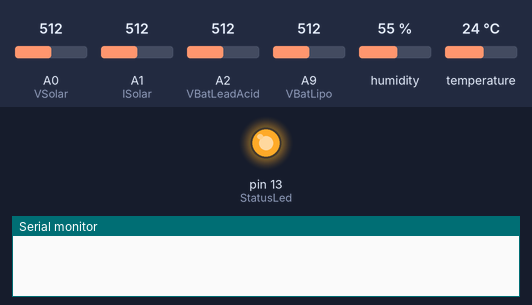
Simulated run of this sketch. Board: Arduino Mega 2560, built with avr-gcc and run on an emulated ATmega2560. On the bench: output pins drawn as LEDs (lit = HIGH), the last lines printed to the serial monitor. Dashed ring = blinking. The inputs (shaded band) are chosen by the test bench; at power-on: A2 (VBatLeadAcid) = 512, A9 (VBatLipo) = 512, A0 (VSolar) = 512, A1 (ISolar) = 512, humidity 55 %, temperature 24 °C. Storage starts empty.

Above: at 0.1 s.
At 10.2 s:
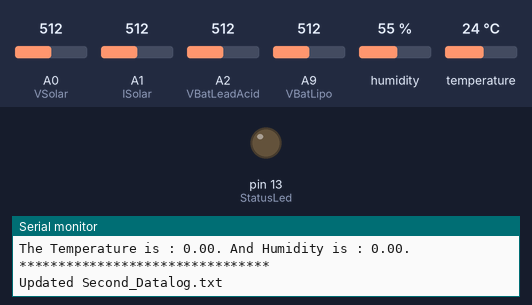
10.3 s: A2 (VBatLeadAcid) set to 395
At 11.0 s:
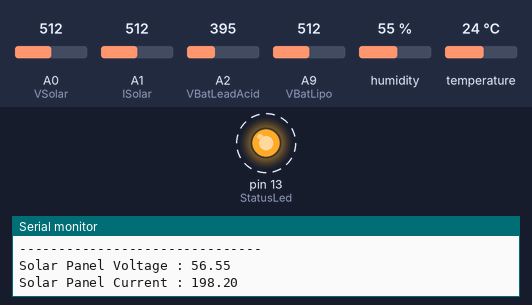
18.0 s: A2 (VBatLeadAcid) set to 371
22.5 s: A9 (VBatLipo) set to 355
Timing chart, 0 to 32.0 s (numbered marks = the images above; inputs shaded):
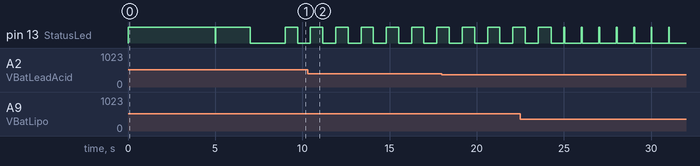

The sketch:

SolarTracker_270wPanelwDatalogging.ino
```cpp
/*------------------------------------------------------------------------------------------------------
                              Author : Evan Richinson aka MrRetupmoc42

Adalogger Solar Panel Power Tracker to SD Card
   Stores Calculated Values from Analog Voltage Input
   Custom RTC Called MTC ( MicroProcessor Time Clock ), Tuned?
   When Charging we Track this Data the Most, Idle Panel Track Every Min ( Track Sun Levels )

   Future Idea's

   Peek Power with MTC Timestamp ( Peek Power Days )
   Eventually wanting to Have this setup run a 1 Axis Tracking

December 30th 2015 : Data Poll, Calculations and Storage
December 31st 2015 : Cleanup of Storage and Started MultiStore
January 1st 2016   : "MTC ( MicroProcessor Time Clock )" and Max Time Values
January 2nd 2016   : Storage Update for MTC, Now MultiStores S,M,H,D and Y,
                      Linerization Added to Calculations, Sleep/Status LED Updated and
                      Started Working on Averages for Miniute Update ( Playing with Arrays )
January 3rd 2016   : Fought With the Adalogger not taking new code.... :(
January 4th 2016   : Reset Fixed Adalogger to take code again...
                      Updated some Logic and Linerization with a Mega (Converted to a 3v3 Analog Pin Controller ),
                      Averaging Code Fails ( Reverted for now but still working on it )

-------------------------------------------------------------------------------------------------------*/

//SD Card Setup and File Delimiters
#include <SPI.h>
#include <SD.h>
  const int chipSelect = 4;
  String dataString = "";
  String Split = "/";
  String End = ".";

#include "DHT.h"

//Pin Setup and Calculation Data
#define StatusLed 13
#define VBatLipo A9
#define VBatLeadAcid A2
#define VSolar A0
#define ISolar A1
#define TempHumidity 6
  DHT dht(TempHumidity, DHT22);

  float MeasuredVBatLipo;
  float MeasuredVBatLeadAcid;
  float MeasureVSolarPanel;
  float MeasureISolarPanel;
  float MeasureWSolarPanel;
  float MeasureTemperature;
  float MeasureHumidity;

  float UnderVBatLipo = 3.300;               //Set Under Voltage Lipo
  float UnderVBatLeadAcid = 10.500;          //Set Under Voltage Lead Acid

  bool LipoUnderChargedVoltage = false;      //
  bool LeadAcidUnderChargedVoltage = false;  //
  bool PanalUnderChargeVoltage = false;      //Cloudy or Night Time?
  bool PanalAtChargeVoltage = false;         //Charging the Battery
  bool PanalOverChargeVoltage = false;       //Sunny But Don't Need to Charge

  bool Debug = false;
  int VoltageOffset = 1;

  //This is the "MTC ( MicroProcessor Time Clock )" Setup
  int StatusFlashTimeOffset = 250;                  //mS, +250mS for LED Flash
  int CalcTimeOffset = (1000 - (StatusFlashTimeOffset + 9)); //mS, The Offset to Correct for a 1 Second Unit of Time

  int SecondCount = -1;      //-1 --> Init Print the Data Lines Names to .TXT
  int MinuteCount = 0;
  int HourCount = 0;
  int DayCount = 0;
  int YearCount = 0;

  //Max Time Values, Changes Size of Capture Arrays
  const int SecondCount_Max = 60;  //60 Sec per Min
  const int MinuteCount_Max = 60; //60 Min per Hour
  const int HourCount_Max = 24;    //24 Hours per Day
  const int DayCount_Max = 365;    //365 Days per Year
  const int YearCount_Max = 10;    //10 Years worth of Logs....

  //Storage Array to Create the Average Values From
  const int dataspots = 4;

  //Array(s)
  //First DataSposts, (LipoBat_V/LeadAcidBat_V/SolarPanel_V/SolarPanel_I/SolarPanel_W/Temperature/Humidity)
  //Second CountperUnitTime, (Min/Hour/Day/Year and Decade?)
  int CapturesperMinuite[dataspots][SecondCount_Max];
  int CapturesperHour[dataspots][MinuteCount_Max];
  int CapturesperDay[dataspots][HourCount_Max];
  int CapturesperYear[dataspots][DayCount_Max];
//int CapturesperDecade[dataspots][YearCount_Max];

  //Array(s) of Averages
  ///First DataSposts, (LipoBat_V/LeadAcidBat_V/SolarPanel_V/SolarPanel_I/SolarPanel_W/Temperature/Humidity)
  int MinuiteAverage[dataspots];
  int HourAverage[dataspots];
  int DayAverage[dataspots];
  int YearAverage[dataspots];

  //Averaging Counts
  int MinAveragingValue = 0;

//Peek Values ( Dunno Yet )


//---------------------------------------------------------------------------------------------------------------------------------------

void setup() {
  pinMode(StatusLed, OUTPUT);
  Serial.begin(9600);
  dht.begin();

  digitalWrite(StatusLed, HIGH);
  delay(5000);
  digitalWrite(StatusLed, LOW);

  if (Serial) Serial.println("Full Mode Initialiazation");
    if (!SD.begin(chipSelect)) {
      if (Serial) Serial.println("Card failed, or not present");
      return;
    }
  if (Serial) Serial.println("Card Save Enabled.");

  digitalWrite(StatusLed, HIGH);
  delay(2000);
  digitalWrite(StatusLed, LOW);
  delay(2000);
}

//-------------------------------------------------------------------------------------------------------------------------------------

void loop() {
  //Start Indication of a Poll
  digitalWrite(StatusLed, HIGH);
  delay(StatusFlashTimeOffset);

  //Grab Values from Analog Input
  MeasuredVBatLipo = analogRead(VBatLipo);
  MeasuredVBatLeadAcid = analogRead(VBatLeadAcid);
  MeasureVSolarPanel = analogRead(VSolar);
  MeasureISolarPanel = analogRead(ISolar);

  //Adafruit says to poll every 2 seconds or more.... what will 1 second do? break it?
  if (SecondCount%2 == 0) {
    MeasureTemperature = dht.readTemperature(); //30;//
    MeasureHumidity = dht.readHumidity(); //40;//
  }


  //Calculate to Correct Values
  //Internal Resistor Divider Setup 2x
  MeasuredVBatLipo *= 2; //Resistor Divider Inside is 2x
  MeasuredVBatLipo *= 3.3; //WORKS Convert to Voltage of Board
  MeasuredVBatLipo /= 1024; //WORKS Convert the Counts per Voltage
  MeasuredVBatLipo *= 1.01; //% Error Offset


  //External Resistor Divider Setup 4x
  //  Counts > Readout = Correction ( int to V ), 3.3v / 1024 = 3.22mV per Step
    //584    --> 10.73v
    //635    --> 11.69v
    //737    --> 13.59v
  MeasuredVBatLeadAcid *= (0.01868 * (5 / 3.3)); //m, Tuned with a Mega, 5v per Analog Pin not 3v3...
  MeasuredVBatLeadAcid -= 0.1783; //b


  //External Autopilot 50V 180A Version
    //50V/180A = 63.69mV / Volt, 18.30mV / Amp.
    //3.3v / 1024 = 3.22mV per Step

  //Solar Panel Voltage ( With Lineraization )
    //63.69mV / Volt / 3.22 = 19.7795
  //  Counts > Readout = Correction ( int to V ), 3.3v / 1024 = 3.22mV per Step
    //0    --> 00.00v
    //310  --> 22.60v
  MeasureVSolarPanel *= (0.07290 * (5 / 3.3)); //m, Tuned with a Mega, 5v per Analog Pin not 3v3...
  //MeasureVSolarPanel += 0; //b

  //Solar Panel Current ( With Lineraization )
    //18.30mV / Amp / 3.22 = 5.6832
  //  Counts > Readout = Correction ( int to I ), 3.3v / 1024 = 3.22mV per Step
    //3    --> 01.30a
    //45   --> 12.00a
  MeasureISolarPanel *= (0.2548 * (5 / 3.3)); //m, Tuned with a Mega, 5v per Analog Pin not 3v3...
  MeasureISolarPanel += 0.5357; //b


  //Panel Wattage Calulation ( Simple )
  MeasureWSolarPanel = MeasureVSolarPanel * MeasureISolarPanel;


  //Logic Statements ---------------------------------------------------------------------------------------------------------------------

  if (MeasuredVBatLipo <= UnderVBatLipo) LipoUnderChargedVoltage = true;
  else LipoUnderChargedVoltage = false;

  if (MeasuredVBatLeadAcid <= UnderVBatLeadAcid) LeadAcidUnderChargedVoltage = true;
  else {
    LeadAcidUnderChargedVoltage = false;
  }

  if (MeasureVSolarPanel < (MeasuredVBatLeadAcid - VoltageOffset)) {
    PanalUnderChargeVoltage = true;
    PanalAtChargeVoltage = false;
    PanalOverChargeVoltage = false;
  }
  else if(MeasureVSolarPanel >= (MeasuredVBatLeadAcid + VoltageOffset) && MeasureVSolarPanel <= (MeasuredVBatLeadAcid - VoltageOffset)) {
    PanalUnderChargeVoltage = false;
    PanalAtChargeVoltage = true;
    PanalOverChargeVoltage = false;
  }
  else if (MeasureVSolarPanel > (MeasuredVBatLeadAcid + VoltageOffset)) {
    PanalUnderChargeVoltage = false;
    PanalAtChargeVoltage = false;
    PanalOverChargeVoltage = true;
  }
  if (MeasureVSolarPanel <= 0  || MeasureVSolarPanel <= 0 && LeadAcidUnderChargedVoltage) {
    PanalUnderChargeVoltage = false;
    PanalAtChargeVoltage = false;
    PanalOverChargeVoltage = false;
  }


  //Serial Out the Values ------------------------------------------------------------------------------------------------------------------
  if (Serial) {
    Serial.println("");
    Serial.println("********************************");
    Serial.print("Lipo Bat Voltage : " );
    Serial.println(MeasuredVBatLipo);
      if(LipoUnderChargedVoltage) Serial.println("Lipo Backup is Under Charged, Sleeping");
      else Serial.println("Lipo Backup is Good to GO");
    Serial.println("-------------------------------");
    Serial.print("Lead Acid Bat Voltage : " );
    Serial.println(MeasuredVBatLeadAcid);
      if(LeadAcidUnderChargedVoltage) Serial.println("LeadAcid Backup is Under Charged...");
      else if(MeasureISolarPanel > 0 && !LeadAcidUnderChargedVoltage) Serial.println("LeadAcid Backup is Charging");
      else Serial.println("LeadAcid Backup is Ready");
    Serial.println("-------------------------------");
    Serial.print("Solar Panel Voltage : " );
    Serial.println(MeasureVSolarPanel);
    Serial.print("Solar Panel Current : " );
    Serial.println(MeasureISolarPanel);
    Serial.print("Solar Panel Wattage : " );
    Serial.println(MeasureWSolarPanel);
      if(PanalUnderChargeVoltage) Serial.println("Not Enough Voltage to Charge");
      else if(PanalAtChargeVoltage) Serial.println("Voltage at Charge Level");
      else if(PanalOverChargeVoltage) Serial.println("Ready to Charge / Done Charging Backup Battery");
      else Serial.println("No Solar Panel Found");
    Serial.println("-------------------------------");
    Serial.println("The Temperature is : " + String(MeasureTemperature) + ". And Humidity is : " + String(MeasureHumidity) + ".");
    Serial.println("********************************");
  }

  //Datalog Spreadsheet Setup ------------------------------------------------------------------------------------------------------------------

  if(SecondCount < 0) { //Startup Print Values?
  //Datalog Spreadsheet Setup
  dataString = "Year" + Split + "Day" + Split + "Hour" + Split + "Minute" + Split +
      "Second" + Split + "LipoBat_V" + Split + "LeadAcidBat_V" + Split + "SolarPanel_V" + Split +
      "SolarPanel_I" + Split + "SolarPanel_W" + Split + "Temperature" + Split + "Humidity" + End;
  }
  else { //Normal Operation
  //Storage Array :   Year,                       Day,                       Hour,                       Minute,
  dataString = String(YearCount) + Split + String(DayCount) + Split + String(HourCount) + Split + String(MinuteCount) + Split +
    //     Second,                       LipoBat_V,                         LeadAcidBat_V,                         SolarPanel_V,
    String(SecondCount) + Split + String(MeasuredVBatLipo) + Split + String(MeasuredVBatLeadAcid) + Split + String(MeasureVSolarPanel) + Split +
    //     SolarPanel_I,                        SolarPanel_W,                        Temperature,                         Humidity.
    String(MeasureISolarPanel) + Split + String(MeasureWSolarPanel) + Split + String(MeasureTemperature) + Split + String(MeasureHumidity) + End;
  }

  //Datalog All Values to One File for Second Based Updates
  if (SecondCount < SecondCount_Max) { //Second Tick Capture
    //Save Data we Captured to File
    File datalogFile_Sec = SD.open("sec.txt", FILE_WRITE);

    if (datalogFile_Sec) {
      datalogFile_Sec.println(dataString);
      datalogFile_Sec.close();
      if (Serial) Serial.println("Updated Second_Datalog.txt");
      if (Serial && Debug) Serial.println(dataString);
    }
    else if (Serial) Serial.println("Error Opening Second_Datalog.txt");
/*
    //Save to the Array for Averaging Later
    CapturesperMinuite[0][SecondCount] = MeasuredVBatLipo; //Dataspot Save x value
    CapturesperMinuite[1][SecondCount] = MeasuredVBatLeadAcid; //Dataspot Save x value
    CapturesperMinuite[2][SecondCount] = MeasureVSolarPanel; //Dataspot Save x value
    CapturesperMinuite[3][SecondCount] = MeasureISolarPanel; //Dataspot Save x value
    CapturesperMinuite[4][SecondCount] = MeasureWSolarPanel; //Dataspot Save x value
    CapturesperMinuite[5][SecondCount] = MeasureTemperature; //Dataspot Save x value
    CapturesperMinuite[6][SecondCount] = MeasureHumidity; //Dataspot Save x value

    MinAveragingValue += 1;
    */
  }

  //End Data Poll ------------------------------------------------------------------------------------------
  digitalWrite(StatusLed, LOW);

  if (MeasureISolarPanel > 0 && PanalAtChargeVoltage && !LipoUnderChargedVoltage || MeasureISolarPanel > 0 && PanalOverChargeVoltage && !LipoUnderChargedVoltage || PanalAtChargeVoltage && !LipoUnderChargedVoltage) {
    delay(CalcTimeOffset); //Should be Charging, Watch this Data Closely
    SecondCount += 1;
  }
  else if (PanalOverChargeVoltage && !LipoUnderChargedVoltage) {
    delay(CalcTimeOffset); //Whats the Sun Levels Like?
    EndDelay(4);
    SecondCount += 5;
  }
  else if (PanalUnderChargeVoltage && !LipoUnderChargedVoltage) {
    delay(CalcTimeOffset); //Still want to know what the sun levels are like when low
    EndDelay(14);
    SecondCount += 14;
  }
  else if (!PanalUnderChargeVoltage && !PanalAtChargeVoltage && !PanalOverChargeVoltage && !LipoUnderChargedVoltage) {
    delay(CalcTimeOffset); //5min, 1s Datalog Feed if not Charging and Above 0V ( Cloudy / Night Mode )
    EndDelay(29);
    SecondCount += 30;
  }
  else {
    delay(CalcTimeOffset);  //I Dunno what the stare of the System is...
    EndDelay(59);
    SecondCount += SecondCount_Max;
  }


  //Set Some Loosed Based MTC Time for Graphing / Keeping Time
  if (SecondCount >= SecondCount_Max) { //Minute Update, Second Reset
    SecondCount -= SecondCount_Max;
    MinuteCount += 1;
/*
    //DataLog Values to the Minute Based File
    //Average Min Values
    for(int i = 0; i < dataspots; i++) {
      for(int j = 0; j < SecondCount_Max; i++) {
        MinuiteAverage[i] += CapturesperMinuite[i][j]; //Save all Values to Average Array
        CapturesperMinuite[i][j] = 0; //Clean out the Sec Average Array ( Don't Dirty up the Averages Later )
      }
      MinuiteAverage[i] = MinuiteAverage[i] / MinAveragingValue; //Make the Average the Average... ( Only Works if Data is Every Second... )
    }
    MinAveragingValue = 0; // Reset the Average

    //Average String Setup
    String MinAveragedataString = String(MinuiteAverage[0]) + Split + String(MinuiteAverage[1]) + Split + String(MinuiteAverage[2]) + Split +
      String(MinuiteAverage[3]) + Split + String(MinuiteAverage[4]) + Split + String(MinuiteAverage[5]) + Split + String(MinuiteAverage[6]) + Split + "Average" + End;
*/
    //Save Data we Captured to File
    File datalogFile_Min = SD.open("min.txt", FILE_WRITE);
    if (datalogFile_Min) {
      datalogFile_Min.println(dataString);
      //datalogFile_Min.println(MinAveragedataString);
      datalogFile_Min.close();
      if (Serial) {
        Serial.println("Updated Minuite_Datalog.txt");
        //Serial.println("Average is : " + MinAveragedataString);
      }
    }
    else if (Serial) Serial.println("Error Opening Minuite Datalog.txt");

    //Save to the Array for Averaging Later
  }
  if (MinuteCount >= MinuteCount_Max) { //Hour Update, Minute Reset
    MinuteCount -= MinuteCount_Max;
    HourCount += 1;

    //DataLog Values to the Hour Based File
    //Average Min Values

    //Save Data we Captured to File
    File datalogFile_Hour = SD.open("hour.txt", FILE_WRITE);
      if (datalogFile_Hour) {
        datalogFile_Hour.println(dataString);
        datalogFile_Hour.close();
        if (Serial) Serial.println("Updated Hour_Datalog.txt");
      }
      else if (Serial) Serial.println("Error Opening Minuite Datalog.txt");
      //Save to the Array for Averaging Later

      //CapturesperHour[SecondCount, Dataspot] = 0;
  }
  if (HourCount >= HourCount_Max) { //Day Update, Hour Reset
    HourCount -= HourCount_Max;
    DayCount += 1;

    //DataLog Values to the Day Based File
    //Average Min Values

    //Save Data we Captured to File
    File datalogFile_Day = SD.open("day.txt", FILE_WRITE);
    if (datalogFile_Day) {
      datalogFile_Day.println(dataString);
      datalogFile_Day.close();
      if (Serial) Serial.println("Updated Day_Datalog.txt");
    }
    else if (Serial) Serial.println("Error Opening Day Datalog.txt");
    //Save to the Array for Averaging Later

    //CapturesperYear[SecondCount, Dataspot] = 0;
  }
  if (DayCount >= DayCount_Max) { //Year Update, Day Reset
    DayCount -= DayCount_Max;
    YearCount += 1;

    //DataLog Values to the Year Based File
    //Average Min Values

    //Save Data we Captured to File
    File datalogFile_Year = SD.open("year.txt", FILE_WRITE);
    if (datalogFile_Year) {
      datalogFile_Year.println(dataString);
      datalogFile_Year.close();
      if (Serial) Serial.println("Updated Year_Datalog.txt");
    }
    else if (Serial) Serial.println("Error Opening Year Datalog.txt");
  }
  if (YearCount >= YearCount_Max) { //Decade Update, Year Reset
    YearCount -= YearCount_Max;

    //DataLog Values to the Decade Based File
    //Average Min Values

    //Save Data we Captured to File
    //YearCount >= (YearCount_Max - 1) //Year Tick 10y Meaning 1 Decade?
  }
}

void EndDelay(int x) {
  ///* //Disable // Enable time based Code
  for(int i = 0; i < x; i++) {
    digitalWrite(StatusLed, HIGH);
    delay(50);
    digitalWrite(StatusLed, LOW);
    delay(950);
  }
  //*/
}
```
